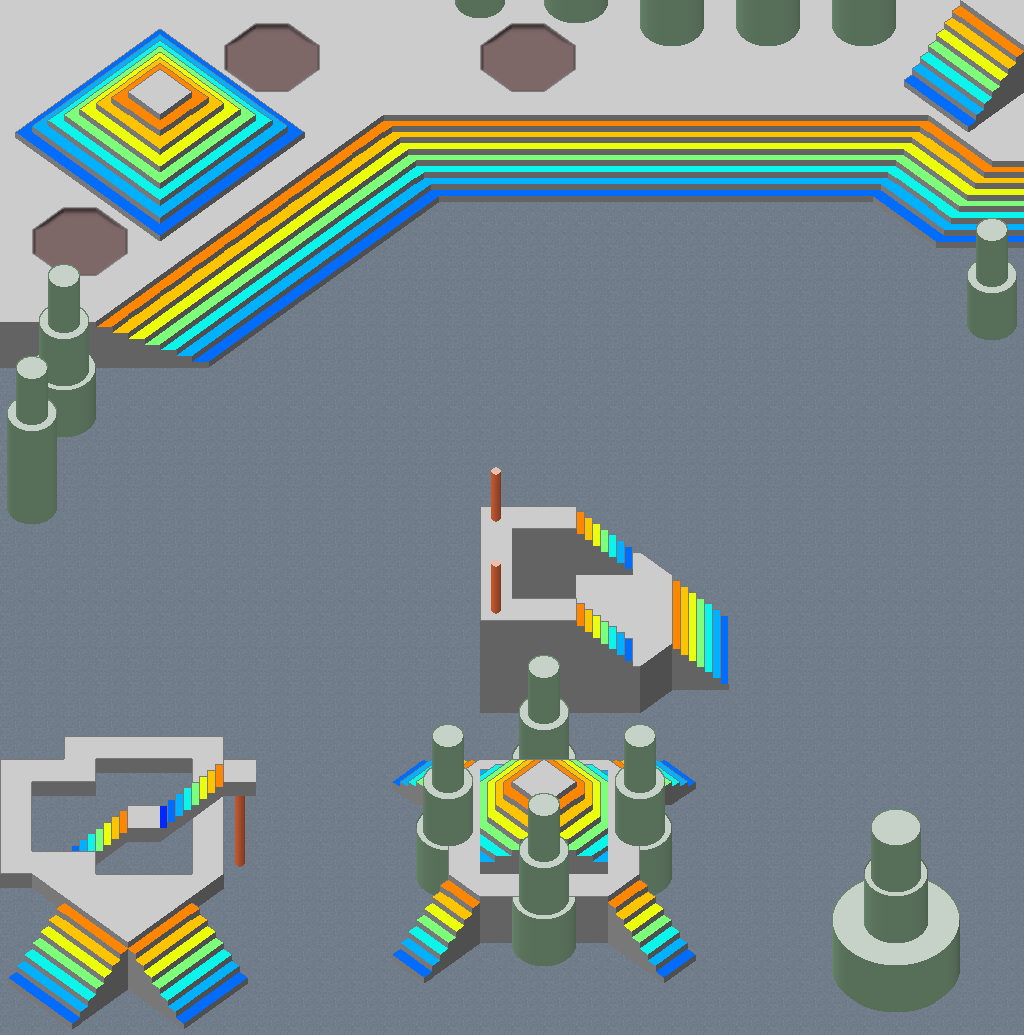

The image is a tile-based game level rendered from a .tmx file. Its description and source (layers, tilesets, objects; grid data summarised) follow:
An orthogonal 32x45 tile map with 32x23 px tiles, 7 tile layers (Suelo 00, Objetos 00 A, Objetos 00 B, Suelo01, ...).

<map version="1.5" tiledversion="1.7.2" orientation="orthogonal" renderorder="right-down" width="32" height="45" tilewidth="32" tileheight="23" infinite="0" nextlayerid="132" nextobjectid="1">
 <tileset firstgid="1" source="rainbow-tiles.tsx" />
 <group id="117" name="Nivel 00">
  <layer id="118" name="Suelo 00" width="32" height="45">
   <properties>
    <property name="vpos" type="int" value="0" />
   </properties>
   <data>[1440 cells, 1440 non-empty, 1 distinct tile ids]</data>
  </layer>
  <layer id="119" name="Objetos 00 A" width="32" height="45">
   <properties>
    <property name="vpos" type="int" value="0" />
   </properties>
   <data>[1440 cells, 448 non-empty, 85 distinct tile ids]</data>
  </layer>
  <layer id="131" name="Objetos 00 B" width="32" height="45">
   <properties>
    <property name="vpos" type="int" value="0" />
   </properties>
   <data>[1440 cells, 178 non-empty, 128 distinct tile ids]</data>
  </layer>
 </group>
 <group id="121" name="Nivel 01" offsetx="0" offsety="-46">
  <layer id="122" name="Suelo01" width="32" height="45">
   <properties>
    <property name="vpos" type="int" value="1" />
   </properties>
   <data>[1440 cells, 101 non-empty, 47 distinct tile ids]</data>
  </layer>
  <layer id="123" name="Objetos 01 A" width="32" height="45">
   <properties>
    <property name="vpos" type="int" value="1" />
   </properties>
   <data>[1440 cells, 198 non-empty, 128 distinct tile ids]</data>
  </layer>
 </group>
 <group id="128" name="Nivel 02" offsetx="0" offsety="-92">
  <layer id="129" name="Suelo02" width="32" height="45">
   <properties>
    <property name="vpos" type="int" value="2" />
   </properties>
   <data>[1440 cells, 4 non-empty, 2 distinct tile ids]</data>
  </layer>
  <layer id="130" name="Objetos 02 A" width="32" height="45">
   <properties>
    <property name="vpos" type="int" value="2" />
   </properties>
   <data>[1440 cells, 92 non-empty, 19 distinct tile ids]</data>
  </layer>
 </group>
</map>
